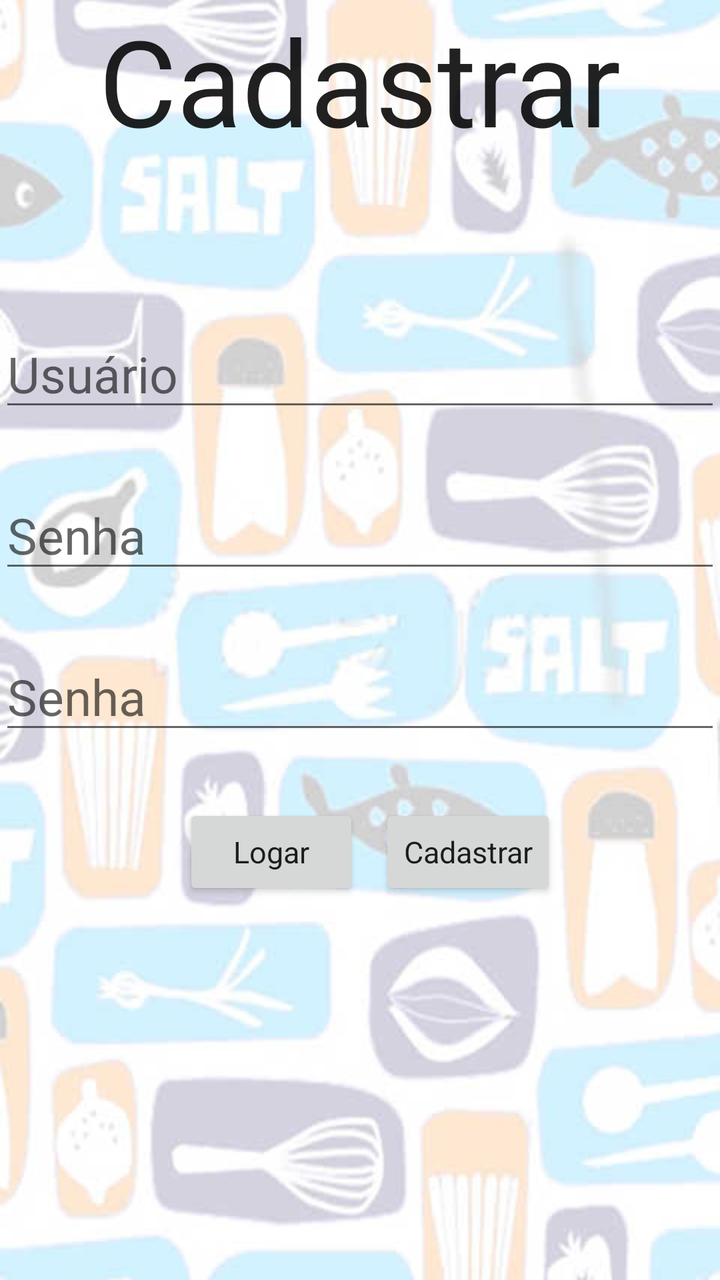
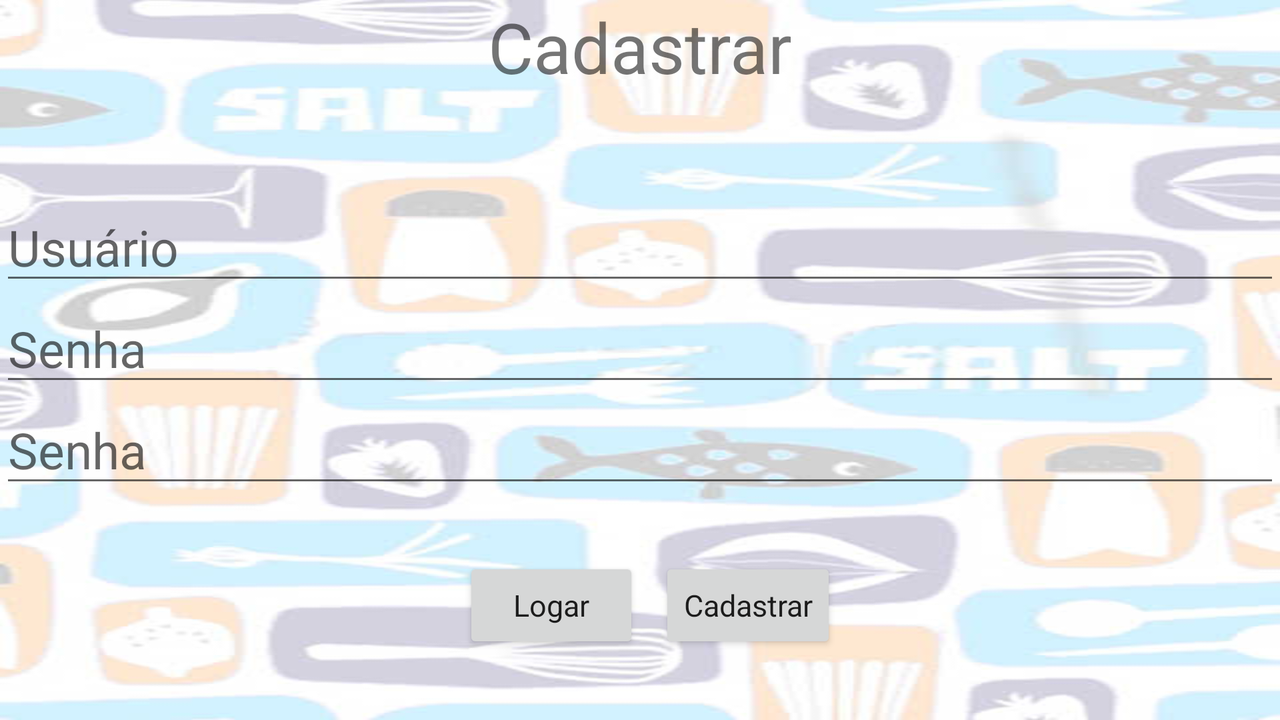

The same Android screen from two of the app's own layout files: first res/layout/ as a phone draws it, then the repository's variant for another configuration, drawn on a device whose configuration selects that folder. Both files follow.
<!-- AndroidManifest.xml: application theme AppTheme -->
<!-- res/layout/activity_cadastro.xml -->
<RelativeLayout xmlns:android="http://schemas.android.com/apk/res/android"
    xmlns:tools="http://schemas.android.com/tools" android:layout_width="match_parent"
    android:layout_height="match_parent" android:paddingLeft="@dimen/activity_horizontal_margin"
    android:paddingRight="@dimen/activity_horizontal_margin"
    android:paddingTop="@dimen/activity_vertical_margin"
    android:paddingBottom="@dimen/activity_vertical_margin"
    tools:context="javali.com.br.listasupermercado.CadastroActivity"
    android:background="@drawable/android_bg" >

    <TextView
        style="@style/styleCustomLabel"
        android:text="@string/cadastrar"
        android:id="@+id/textView2"
        android:layout_centerHorizontal="true"/>

    <EditText
        style="@style/styleCustomEditText"
        android:id="@+id/txtUsuario1"
        android:inputType="text"
        android:hint="@string/usuario"
        android:layout_marginTop="80dp"
        android:layout_below="@id/textView2"/>

    <EditText
        style="@style/styleCustomEditText"
        android:inputType="textPassword"
        android:id="@+id/txtSenha1"
        android:layout_below="@id/txtUsuario1"
        android:hint="@string/senha"/>

    <EditText
        style="@style/styleCustomEditText"
        android:inputType="textPassword"
        android:id="@+id/txtSenha2"
        android:layout_below="@id/txtSenha1"
        android:hint="@string/senha"
        />

    <LinearLayout
        style="@style/styleCustom"
        android:layout_below="@id/txtSenha2"
        android:layout_centerHorizontal="true">
        <Button
            style="@style/styleCustomBtn"
            android:text="@string/logar"
            android:id="@+id/btnLogar1"
            android:onClick="logar"/>

        <Button
            style="@style/styleCustomBtn"
            android:text="@string/cadastrar"
            android:id="@+id/btnCadastrar1"
            android:onClick="cadastrar"/>
    </LinearLayout>


    <LinearLayout
        android:id="@+id/baseProgressBar4"
        android:visibility="invisible"
        android:layout_width="match_parent"
        android:layout_height="fill_parent"
        android:gravity="center_horizontal|center_vertical"
        android:background="#eaebe9"
        android:alpha="0.7">
        <ProgressBar
            style="?android:attr/progressBarStyleLarge"
            android:layout_width="wrap_content"
            android:layout_height="wrap_content" />
    </LinearLayout>

</RelativeLayout>
<!-- resources referenced by this layout -->
<resources>
  <!-- drawable android_bg: jpg bitmap (drawable, 26005 bytes) -->
  <string name="cadastrar">Cadastrar</string>
  <string name="logar">Logar</string>
  <string name="senha">Senha</string>
  <string name="usuario">Usuário</string>
  <style name="styleCustom" parent="Theme.AppCompat.Light.DarkActionBar">
          <item name="android:layout_width">wrap_content</item>
          <item name="android:layout_height">wrap_content</item>
          <item name="android:layout_gravity">center_horizontal</item>
          <item name="android:orientation">horizontal</item>
          <item name="android:layout_marginTop">30dp</item>
      </style>
  <style name="styleCustomBtn" parent="Theme.AppCompat.Light.DarkActionBar">
          <item name="android:layout_width">wrap_content</item>
          <item name="android:layout_height">wrap_content</item>
          <item name="android:textSize">15dp</item>
          <item name="android:layout_marginLeft">10dp</item>
      </style>
  <style name="styleCustomEditText" parent="Theme.AppCompat.Light.DarkActionBar">
          <item name="android:layout_width">match_parent</item>
          <item name="android:layout_height">wrap_content</item>
          <item name="android:layout_marginTop">30dp</item>
          <item name="android:textSize">25dp</item>
      </style>
  <style name="styleCustomLabel" parent="Theme.AppCompat.Light.DarkActionBar">
          <item name="android:layout_width">wrap_content</item>
          <item name="android:layout_height">wrap_content</item>
          <item name="android:layout_gravity">center_horizontal</item>
          <item name="android:textSize">60dp</item>
      </style>
  <style name="AppTheme" parent="Theme.AppCompat.Light.DarkActionBar">
          
      </style>
</resources>
<!-- res/layout-land/activity_cadastro.xml (the repository's variant of the layout above) -->
<!-- drawn on the phone turned sideways -->
<?xml version="1.0" encoding="utf-8"?>
<LinearLayout xmlns:android="http://schemas.android.com/apk/res/android"
    android:orientation="vertical" android:layout_width="match_parent"
    android:layout_height="match_parent"
    android:background="@drawable/android_bg">

    <ScrollView
        android:layout_width="fill_parent"
        android:layout_height="fill_parent">
        <RelativeLayout
            android:layout_width="match_parent"
            android:layout_height="match_parent">
            <TextView
                android:layout_width="wrap_content"
                android:layout_height="wrap_content"
                android:textSize="35dp"
                android:layout_gravity="center_horizontal"
                android:text="@string/cadastrar"
                android:id="@+id/textView2"
                android:layout_centerHorizontal="true"/>

            <EditText
                android:layout_width="fill_parent"
                android:layout_height="wrap_content"
                android:inputType="text"
                android:textSize="25dp"
                android:id="@+id/txtUsuario1"
                android:hint="@string/usuario"
                android:layout_marginTop="50dp"
                android:layout_below="@id/textView2"/>

            <EditText
                android:layout_width="fill_parent"
                android:layout_height="wrap_content"
                android:textSize="25dp"
                android:inputType="textPassword"
                android:id="@+id/txtSenha1"
                android:layout_below="@id/txtUsuario1"
                android:hint="@string/senha"/>

            <EditText
                android:layout_width="fill_parent"
                android:layout_height="wrap_content"
                android:textSize="25dp"
                android:inputType="textPassword"
                android:id="@+id/txtSenha2"
                android:layout_below="@id/txtSenha1"
                android:hint="@string/senha"
                />

            <LinearLayout
                style="@style/styleCustom"
                android:layout_centerHorizontal="true"
                android:layout_below="@id/txtSenha2">
                <Button
                    style="@style/styleCustomBtn"
                    android:text="@string/logar"
                    android:id="@+id/btnLogar1"
                    android:onClick="logar"/>

                <Button
                    style="@style/styleCustomBtn"
                    android:text="@string/cadastrar"
                    android:id="@+id/btnCadastrar1"
                    android:onClick="cadastrar"/>
            </LinearLayout>
            <LinearLayout
                android:id="@+id/baseProgressBar4"
                android:visibility="invisible"
                android:layout_width="match_parent"
                android:layout_height="match_parent"
                android:gravity="center_horizontal|center_vertical"
                android:background="#eaebe9"
                android:alpha="0.7">
                <ProgressBar
                    style="?android:attr/progressBarStyleLarge"
                    android:layout_width="wrap_content"
                    android:layout_height="wrap_content" />
            </LinearLayout>
        </RelativeLayout>

    </ScrollView>
</LinearLayout>
<!-- resources referenced by the variant -->
<!-- as the phone turned sideways resolves them -->
<resources>
  <!-- drawable android_bg: jpg bitmap (drawable, 26005 bytes) -->
  <string name="cadastrar">Cadastrar</string>
  <string name="logar">Logar</string>
  <string name="senha">Senha</string>
  <string name="usuario">Usuário</string>
  <style name="styleCustom" parent="Theme.AppCompat.Light.DarkActionBar">
          <item name="android:layout_width">wrap_content</item>
          <item name="android:layout_height">wrap_content</item>
          <item name="android:layout_gravity">center_horizontal</item>
          <item name="android:orientation">horizontal</item>
          <item name="android:layout_marginTop">30dp</item>
      </style>
  <style name="styleCustomBtn" parent="Theme.AppCompat.Light.DarkActionBar">
          <item name="android:layout_width">wrap_content</item>
          <item name="android:layout_height">wrap_content</item>
          <item name="android:textSize">15dp</item>
          <item name="android:layout_marginLeft">10dp</item>
      </style>
  <style name="AppTheme" parent="Theme.AppCompat.Light.DarkActionBar">
          
      </style>
</resources>
